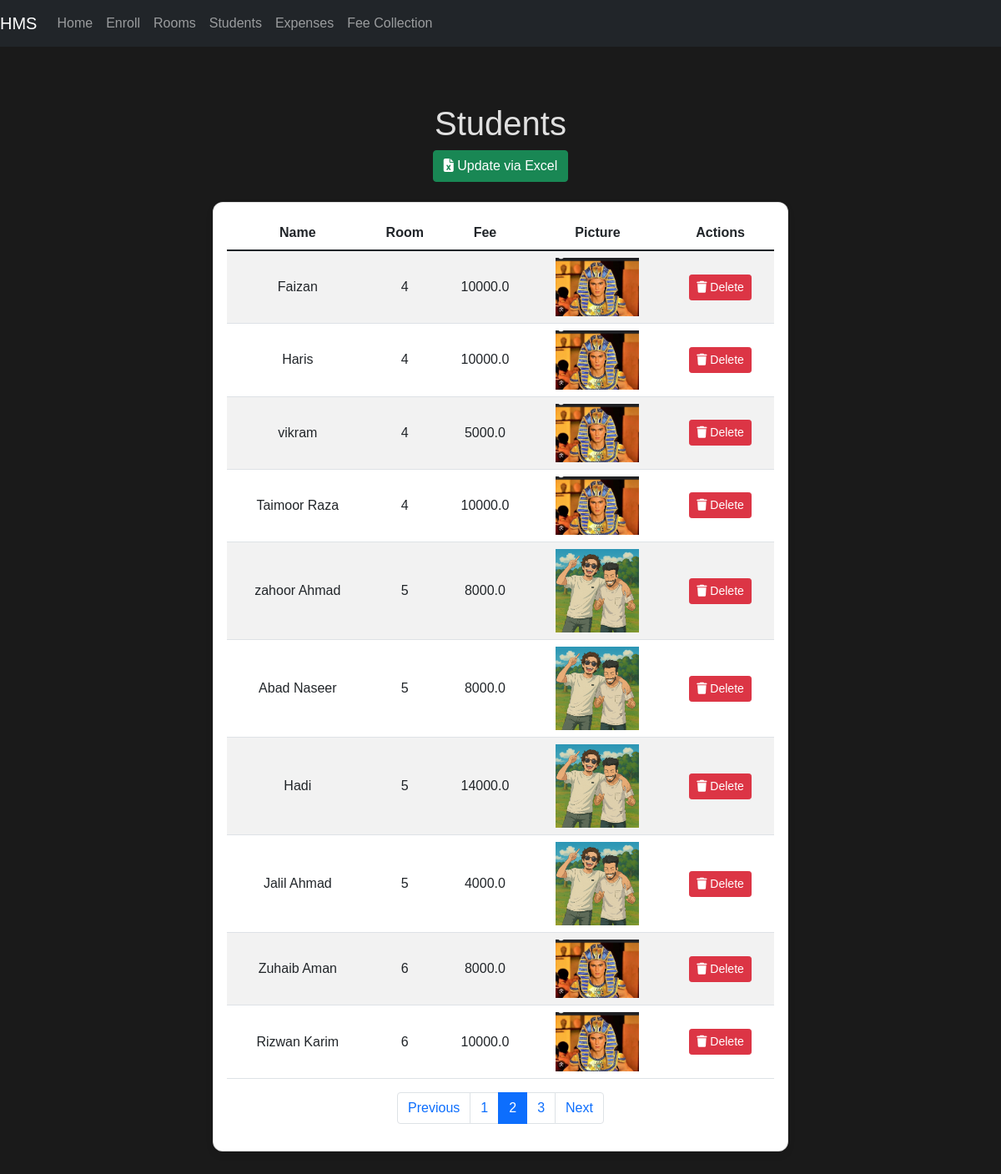
The page /students?page=2 (signed in) on the database its author committed.
### models.py (models this page shows, shortened)
class Student(db.Model):
    id = db.Column(db.Integer, primary_key=True)
    name = db.Column(db.String(100), nullable=False)
    fee = db.Column(db.Float, nullable=False)
    room_id = db.Column(db.Integer, db.ForeignKey('room.id'), nullable=False)
    picture = db.Column(db.String(100))
    status = db.Column(db.String(20), default='active')  # active, inactive, graduated
    enrollment_date = db.Column(db.DateTime, default=datetime.utcnow)
    last_fee_payment = db.Column(db.DateTime)
    room = relationship('Room', back_populates='students')
    fee_records = relationship('FeeRecord', back_populates='student')

class Room(db.Model):
    id = db.Column(db.Integer, primary_key=True)
    room_number = db.Column(db.Integer, unique=True, nullable=False)
    students = relationship('Student', back_populates='room')

### app.py (the view)
@app.route('/students')
@login_required
def students():
    page = request.args.get('page', 1, type=int)
    per_page = 10
    paginated_students = Student.query.paginate(page=page, per_page=per_page)
    form = EnrollForm()  # Create an instance of the form for CSRF token
    return render_template('students.html', students=paginated_students, form=form)

### app.py (called while the page is built)
@login_manager.user_loader
def load_user(user_id):
    return Admin.query.get(int(user_id))

### templates/students.html (shortened to what this page needs)
{% extends 'base.html' %}
{% block content %}
<h1 class="text-center">Students</h1>
<div class="d-flex justify-content-center mb-4">
    <a href="{{ url_for('update_students_excel') }}" class="btn btn-success">
        <i class="fas fa-file-excel"></i> Update via Excel
    </a>
</div>
<div class="d-flex justify-content-center">
    <div class="card w-75">
        <div class="card-body">
            <table class="table table-striped">
                <thead>
                    <tr>
                        <th>Name</th>
                        <th>Room</th>
                        <th>Fee</th>
                        <th>Picture</th>
                        <th>Actions</th>
                    </tr>
                </thead>
                <tbody>
                    {% for student in students.items %}
                    <tr>
                        <td>{{ student.name }}</td>
                        <td>{{ student.room.room_number }}</td>
                        <td>{{ student.fee }}</td>
                        <td><img src="{{ url_for('static', filename='uploads/' ~ student.picture) }}" alt="Student Picture" width="100"></td>
                        <td>
                            <button type="button" class="btn btn-danger btn-sm" data-bs-toggle="modal" data-bs-target="#deleteModal{{ student.id }}">
                                <i class="fas fa-trash"></i> Delete
                            </button>
                        </td>
                    </tr>
                    {% endfor %}
                </tbody>
            </table>
            <nav aria-label="Page navigation">
                <ul class="pagination justify-content-center">
                    {% if students.has_prev %}
                        <li class="page-item">
                            <a class="page-link" href="{{ url_for('students', page=students.prev_num) }}">Previous</a>
                        </li>
                    {% endif %}
                    {% for page_num in range(1, students.pages + 1) %}
                        <li class="page-item {% if page_num == students.page %}active{% endif %}">
                            <a class="page-link" href="{{ url_for('students', page=page_num) }}">{{ page_num }}</a>
                        </li>
                    {% endfor %}
                    {% if students.has_next %}
                        <li class="page-item">
                            <a class="page-link" href="{{ url_for('students', page=students.next_num) }}">Next</a>
                        </li>
                    {% endif %}
                </ul>
            </nav>
        </div>
    </div>
</div>
{% endblock %}

### static/style.css (style rules this page uses)
body { font-family: Arial, sans-serif; background-color: #1a1a1a; color: white; margin: 0; padding: 0; }
h1, h2, h3, h4, h5, h6 { color: #e0e0e0; }
.card { box-shadow: 0 4px 8px rgba(0, 0, 0, 0.1); border-radius: 12px; color: black !important; }
.btn-primary, .btn-danger { transition: transform 0.2s ease-in-out; }
.table th, .table td { vertical-align: middle; text-align: center; }
.card-body, .card-title, .form-label, input { color: rgb(11, 72, 170) !important; }

### rows shown on the page
Student: name "Faizan", room.room_number "4", fee "10000.0", picture (picture)
Student: name "Haris", room.room_number "4", fee "10000.0", picture (picture)
Student: name "vikram", room.room_number "4", fee "5000.0", picture (picture)
Student: name "Taimoor Raza", room.room_number "4", fee "10000.0", picture (picture)
Student: name "zahoor Ahmad", room.room_number "5", fee "8000.0", picture (picture)
Student: name "Abad Naseer", room.room_number "5", fee "8000.0", picture (picture)
Student: name "Hadi", room.room_number "5", fee "14000.0", picture (picture)
Student: name "Jalil Ahmad", room.room_number "5", fee "4000.0", picture (picture)
Student: name "Zuhaib Aman", room.room_number "6", fee "8000.0", picture (picture)
Student: name "Rizwan Karim", room.room_number "6", fee "10000.0", picture (picture)

### other values the page prints
{{ page_num }} "1" "2" "3"
